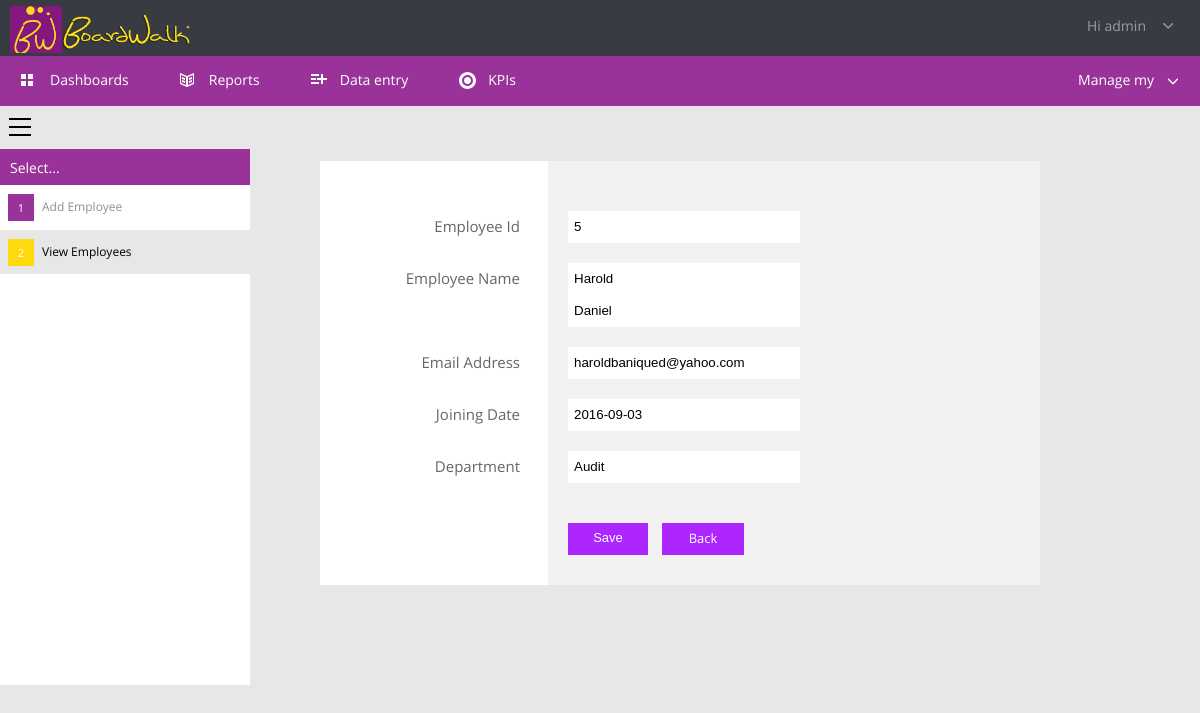
/admin/editemployee.php?userId=5 (signed in), run on the app's committed database.
### tables this page shows
CREATE TABLE IF NOT EXISTS `users` (
  `userId` int(11) NOT NULL AUTO_INCREMENT,
  `userFname` varchar(255) NOT NULL,
  `userLname` varchar(255) NOT NULL,
  `userName` varchar(30) NOT NULL,
  `Name` varchar(255) NOT NULL,
  `userEmail` varchar(60) NOT NULL,
  `userPass` varchar(255) NOT NULL,
  `userDate` date NOT NULL,
  `deptId` int(10) NOT NULL,
  `userRole` varchar(255) NOT NULL,
  `userType` int(50) NOT NULL,
  PRIMARY KEY (`userId`),
  UNIQUE KEY `userEmail` (`userEmail`)
);

CREATE TABLE IF NOT EXISTS `departments` (
  `deptId` int(2) NOT NULL AUTO_INCREMENT,
  `deptName` varchar(256) NOT NULL,
  `deptDesc` varchar(512) NOT NULL,
  `deptHead` varchar(256) NOT NULL,
  PRIMARY KEY (`deptId`)
);

### admin/editemployee.php (the view, shortened to what this page needs)
<?php
    $res=mysql_query("SELECT * FROM users WHERE userId=".$_SESSION['user']);
    $userRow=mysql_fetch_array($res);
?>
<!DOCTYPE html>
<html>
<head>
    <link href="files/css.css" media="print" rel="stylesheet" type="text/css">
    <link href="files/css_003.css" rel="stylesheet" type="text/css">
    <link href="files/css_002.css" rel="stylesheet">
    <link href="files/dark.css" rel="stylesheet">
    <link href="files/blue.css" rel="stylesheet">
    <link href="css/bootstrap2.min.css" rel="stylesheet">
</head>
<body>
    <div class="header-status-bar">
        <span class="company-details" data-is-logo="true" style="background-image:url('logoo.png')"></span>
        <div>
            <a class="profile"><i class="small-profile" data-item-id="84908" data-size="30x30" style=
            "background-image:url('/Shared/_ProfileImage/84908?size=30x30')"></i><span>Hi
            <?php echo $userRow['userName']; ?></span><svg class="init" viewbox="-4 -6 22 22">
            <path d=
            "M1.8,0c0.2,0,0.4,0.1,0.6,0.2L7.2,5l4.7-4.7c0.3-0.3,0.9-0.3,1.2,0c0.2,0.2,0.2,0.4,0.2,0.6s-0.1,0.4-0.2,0.6L7.8,6.8 c-0.3,0.3-0.9,0.3-1.2,0L1.2,1.5c-0.3-0.3-0.3-0.9,0-1.2C1.4,0.1,1.6,0,1.8,0z"
            xmlns="http://www.w3.org/2000/svg">
            </path></svg></a>
        </div>
    </div>
    <div class="tab-menu screen">
        <ul class="tab-menu">
            <li>
                <a href="dashboards.php?deptId=1"><svg class="init">
                <path d="M6,7H1V2h5V7z M13,2H8v5h5V2z M6,9H1v5h5V9z M13,9H8v5h5V9z" xmlns="http://www.w3.org/2000/svg">
                </path></svg><span>Dashboards</span></a>
            </li>
            <li>
                <a href="reports.php?deptId=1"><svg class="init">
                <path d=
                "M8,4L1,1v11l7,3l7-3V1 M8,4 M7,13l-5-2V3l5,2V13z M14,11l-5,2V5l5-2V11z M3,5l3,1v2L3,7V5z M3,8l3,1v2l-3-1V8z M13,7l-3,1 V6l3-1V7z M13,10l-3,1V9l3-1V10z"
                xmlns="http://www.w3.org/2000/svg">
                </path></svg><span>Reports</span></a>
            </li>
            <li>
                <a href="dataentry.php?deptId=1"><svg class="init">
                <path d="M17,8h-4v4h-2V8H7V6h4V2h2v4h4V8z M1,4h8V2H1V4z M1,8h5V6H1V8z M1,12h8v-2H1V12z" xmlns=
                "http://www.w3.org/2000/svg">
                </path></svg><span>Data entry</span></a>
            </li>
            <li>
                <a href="kpi.php?deptId=1"><svg class="init">
                <path d=
                "M9.5,0C4.8,0,1,3.8,1,8.5C1,13.2,4.8,17,9.5,17S18,13.2,18,8.5C18,3.8,14.2,0,9.5,0z M9.5,14C6.5,14,4,11.5,4,8.5 C4,5.5,6.5,3,9.5,3S15,5.5,15,8.5C15,11.5,12.5,14,9.5,14z M13,8.5c0,1.9-1.6,3.5-3.5,3.5S6,10.4,6,8.5S7.6,5,9.5,5S13,6.6,13,8.5z"
                xmlns="http://www.w3.org/2000/svg">
                </path></svg><span>KPIs</span></a>
            </li>
        </ul>
        <div class="manage-my">
            <span>Manage my</span><svg class="init" viewbox="0 -9 24 24">
            <path d=
            "M1.8,0c0.2,0,0.4,0.1,0.6,0.2L7.2,5l4.7-4.7c0.3-0.3,0.9-0.3,1.2,0c0.2,0.2,0.2,0.4,0.2,0.6s-0.1,0.4-0.2,0.6L7.8,6.8 c-0.3,0.3-0.9,0.3-1.2,0L1.2,1.5c-0.3-0.3-0.3-0.9,0-1.2C1.4,0.1,1.6,0,1.8,0z"
            xmlns="http://www.w3.org/2000/svg">
            </path></svg>
        </div>
    </div>
    <div class="columns">
        <div class="columns-row">
            <div class="column-left">
                <a class="menu-button" href="#" title="Select"><svg class="init">
                <path style="fill: black;" d="M23,2H1V0h22V2z M23,8H1v2h22V8z M23,16H1v2h22V16z" xmlns="http://www.w3.org/2000/svg">
                </path></svg></a>
                <h4>Select...</h4>
                <a class="category" href="addemployee.php"><b>1</b><span>Add Employee</span></a> <a class=
                "category selected"><b>2</b><span>View Employees</span></a>
            </div>
            <div class="column-right">
                <div class="reports-options screen">
                </div>
                <form action="" class="profile-picture surround" method="post">
                    <div class="field-table">
                        <div class="field-row">
                            <label></label>
                            <h3><?php
									$userId = $_GET['userId'];
									$sql = mysql_query("SELECT userId,userFname,userLname,userEmail,userDate,d.deptName AS deptName FROM users u,departments d WHERE u.deptId=d.deptId AND userId=$userId");
									if(mysql_num_rows($sql) == 0){
										header("Location: viewemployee.php");
									}else{
										$row = mysql_fetch_assoc($sql);
									}
									?>
                            </h3>
                        </div>
                        <div class="field-row">
                            <label>Employee Id</label>
                            <div>
                                <input name="deptId" placeholder="deptId" readonly type="text" value=
                                "<?php echo $row ['userId']; ?>">
                            </div>
                        </div>
                        <div class="field-row">
                            <label>Employee Name</label>
                            <div>
                                <input readonly name="userFname" placeholder="Department Name" required="" type="text" value=
                                "<?php echo ucfirst($row['userFname']); ?>" readonly>
                                <input readonly name="userLname" placeholder="Department Name" required="" type="text" value=
                                "<?php echo ucfirst($row['userLname']); ?>" readonly>
                            </div>
                        </div>
                        <div class="field-row">
                            <label>Email Address</label>
                            <div>
                                <input readonly name="userEmail" placeholder="Description" required="" type="text" value=
                                "<?php echo $row ['userEmail']; ?>">
                            </div>
                        </div>
                        <div class="field-row">
                            <label>Joining Date</label>
                            <div>
                                <input readonly name="userDate" placeholder="Description" required="" type="text" value=
                                "<?php echo $row ['userDate']; ?>">
                            </div>
                        </div>
                        <div class="field-row">
                            <label>Department</label>
                            <div>
                                <input readonly name="deptName" placeholder="Department Head" required="" type="text" value=
                                "<?php echo $row ['deptName']; ?>">
                            </div>
                        </div>
                        <div class="submit-row">
                            <label>&nbsp;</label>
                            <div>
                                <input class="button-green" name="save" type="submit" value="Save"> <a class=
                                "button-green" href="viewemployee.php">Back</a>
                            </div>
                        </div>
                    </div>
                </form>
            </div>
        </div>
    </div>
</body>
</html>

### admin/files/css.css (style rules this page uses)
html,body { min-width: 0; background-color: #fff !important; }
body { background-color: #fff !important; }
.screen { visibility: hidden !important; display: none !important; }
div.header-status-bar { height: 60px; padding: 10px 0 0 10px; min-width: 0; background: none; display: block; clear: both; }
div.header-status-bar>span { color: #000; font-size: 20px; width: auto; text-shadow: none; }
div.header-status-bar>div { visibility: hidden; display: none; }

### admin/files/dark.css (style rules this page uses)
div.header-status-bar { background-color:#383b42 }
div.header-status-bar>span { color:#fff }

### admin/files/blue.css (style rules this page uses)
div.tab-menu { background-color:#993399; }

### data on the page
users: userName "admin"
users: deptId "5", userFname "Harold", userLname "Daniel", userEmail "haroldbaniqued@yahoo.com", userDate "2016-09-03", deptName "Audit"
